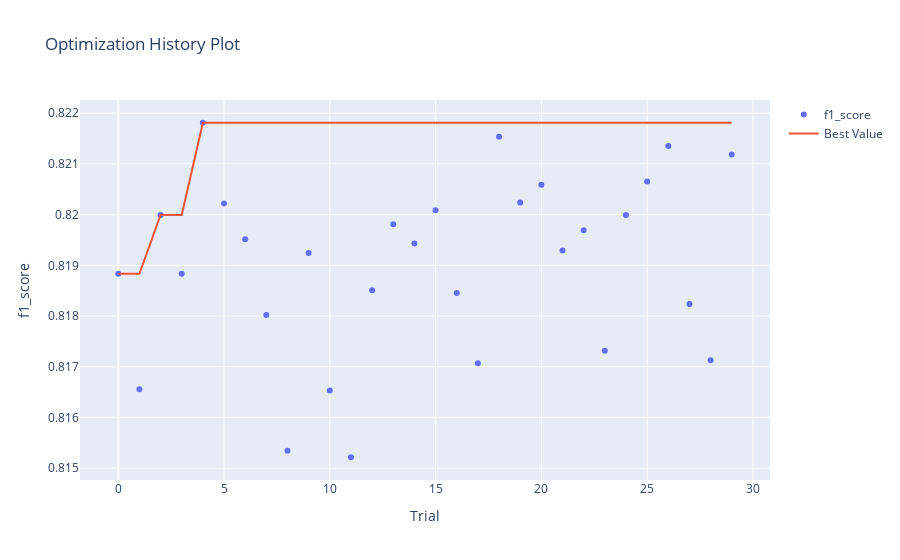

Notebook cell for this chart:
### Code cell
optuna.visualization.plot_optimization_history(study, target_name="f1_score")

### Figure 1 — Plotly figure (JSON) as saved in the notebook; plotly's stock layout.template omitted (floating-point values rounded to 4 significant figures)
{"data": [{"mode": "markers", "name": "f1_score", "type": "scatter", "x": [0, 1, 2, 3, 4, 5, 6, 7, 8, 9, 10, 11, 12, 13, 14, 15, 16, 17, 18, 19, 20, 21, 22, 23, 24, 25, 26, 27, 28, 29], "y": [0.8188, 0.8166, 0.82, 0.8188, 0.8218, 0.8202, 0.8195, 0.818, 0.8153, 0.8192, 0.8165, 0.8152, 0.8185, 0.8198, 0.8194, 0.8201, 0.8185, 0.8171, 0.8215, 0.8202, 0.8206, 0.8193, 0.8197, 0.8173, 0.82, 0.8207, 0.8214, 0.8182, 0.8171, 0.8212]}, {"mode": "lines", "name": "Best Value", "type": "scatter", "x": [0, 1, 2, 3, 4, 5, 6, 7, 8, 9, 10, 11, 12, 13, 14, 15, 16, 17, 18, 19, 20, 21, 22, 23, 24, 25, 26, 27, 28, 29], "y": [0.8188, 0.8188, 0.82, 0.82, 0.8218, 0.8218, 0.8218, 0.8218, 0.8218, 0.8218, 0.8218, 0.8218, 0.8218, 0.8218, 0.8218, 0.8218, 0.8218, 0.8218, 0.8218, 0.8218, 0.8218, 0.8218, 0.8218, 0.8218, 0.8218, 0.8218, 0.8218, 0.8218, 0.8218, 0.8218]}, {"marker": {"color": "#cccccc"}, "mode": "markers", "name": "Infeasible Trial", "showlegend": false, "type": "scatter", "x": [], "y": []}], "layout": {"title": {"text": "Optimization History Plot"}, "xaxis": {"title": {"text": "Trial"}}, "yaxis": {"title": {"text": "f1_score"}}}}
